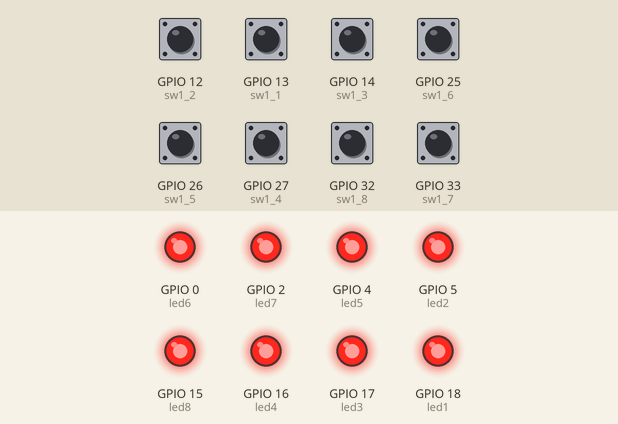
The sketch below on a simulated ESP32. Shown: output pins drawn as LEDs (lit = HIGH). Inputs (shaded band) come from the test bench; at power-on: GPIO 12 (sw1_2), GPIO 13 (sw1_1), GPIO 14 (sw1_3), GPIO 25 (sw1_6), GPIO 26 (sw1_5), GPIO 27 (sw1_4), GPIO 32 (sw1_8), GPIO 33 (sw1_7) HIGH.

Above: at 1.2 s.
1.3 s: GPIO 12 (sw1_2) pulled LOW for 0.15 s
At 1.37 s:
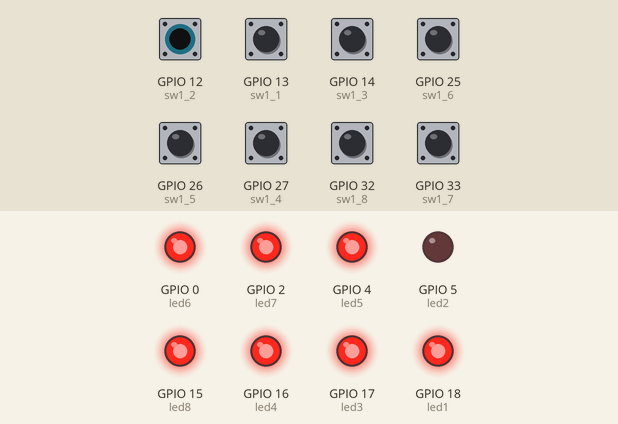
2.9 s: GPIO 13 (sw1_1) pulled LOW for 0.15 s
At 2.97 s:
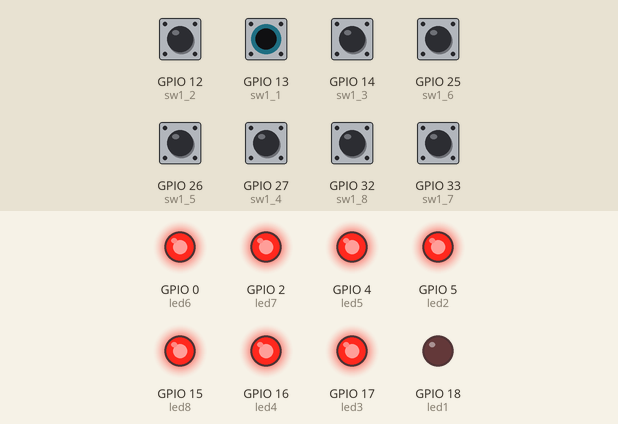
4.5 s: GPIO 14 (sw1_3) pulled LOW for 0.15 s
At 4.57 s:
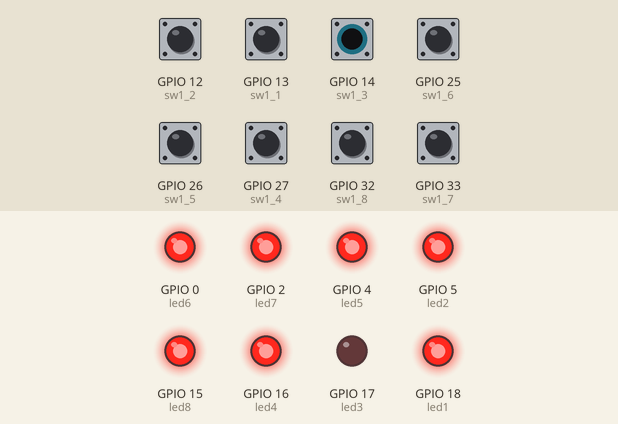
6.1 s: GPIO 25 (sw1_6) pulled LOW for 0.15 s
At 6.17 s:
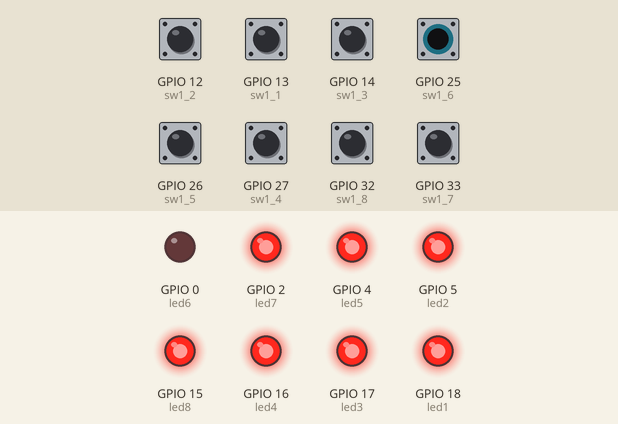
7.7 s: GPIO 26 (sw1_5) pulled LOW for 0.15 s
At 7.77 s:
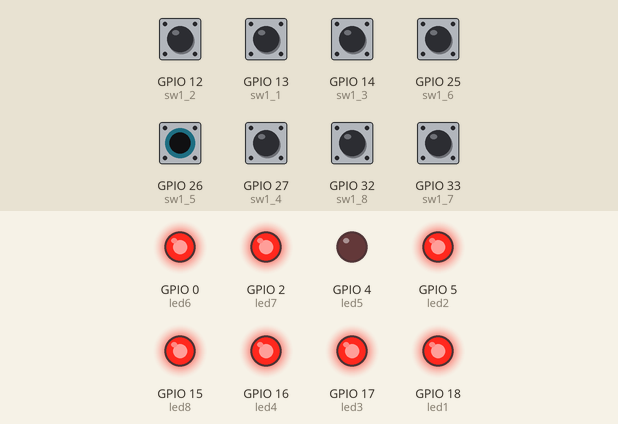
9.3 s: GPIO 27 (sw1_4) pulled LOW for 0.15 s
At 9.37 s:
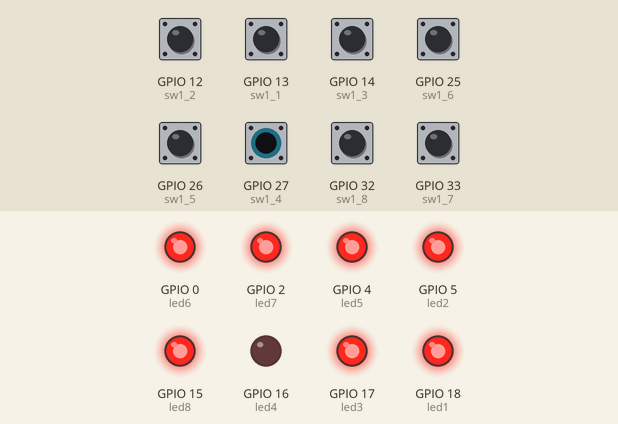
Timing chart, 0 to 11.9 s (numbered marks = the images above; inputs shaded):
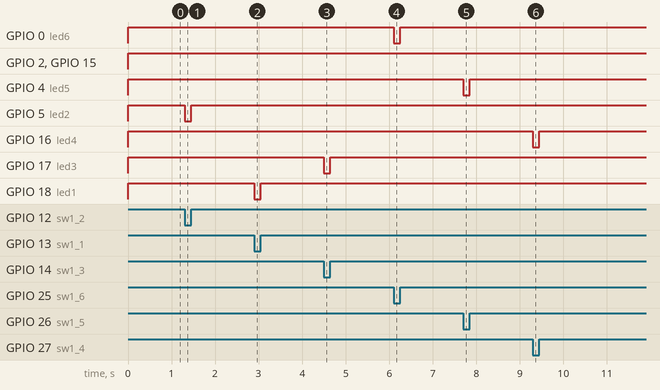

The sketch:

sketch.ino
```cpp
#define sw1_1 13
#define sw1_2 12
#define sw1_3 14
#define sw1_4 27
#define sw1_5 26
#define sw1_6 25
#define sw1_7 33
#define sw1_8 32

#define led1 18
#define led2 5
#define led3 17
#define led4 16
#define led5 4
#define led6 0
#define led7 2
#define led8 15

void setup() {
  pinMode(sw1_1, INPUT_PULLUP);
  pinMode(sw1_2, INPUT_PULLUP);
  pinMode(sw1_3, INPUT_PULLUP);
  pinMode(sw1_4, INPUT_PULLUP);
  pinMode(sw1_5, INPUT_PULLUP);
  pinMode(sw1_6, INPUT_PULLUP);
  pinMode(sw1_7, INPUT_PULLUP);
  pinMode(sw1_8, INPUT_PULLUP);

  pinMode(led1, OUTPUT);
  pinMode(led2, OUTPUT);
  pinMode(led3, OUTPUT);
  pinMode(led4, OUTPUT);
  pinMode(led5, OUTPUT);
  pinMode(led6, OUTPUT);
  pinMode(led7, OUTPUT);
  pinMode(led8, OUTPUT);
}

void loop() {
  digitalWrite(led1, digitalRead(sw1_1));
  digitalWrite(led2, digitalRead(sw1_2));
  digitalWrite(led3, digitalRead(sw1_3));
  digitalWrite(led4, digitalRead(sw1_4));
  digitalWrite(led5, digitalRead(sw1_5));
  digitalWrite(led6, digitalRead(sw1_6));
  digitalWrite(led7, digitalRead(sw1_7));
  digitalWrite(led8, digitalRead(sw1_8));
}
```

Measured:
- after the input at 1.3 s, GPIO 5 (led2): HIGH → LOW at once, → HIGH 0.15 s later
- after the input at 2.9 s, GPIO 18 (led1): HIGH → LOW at once, → HIGH 0.15 s later
- after the input at 4.5 s, GPIO 17 (led3): HIGH → LOW at once, → HIGH 0.15 s later
- after the input at 6.1 s, GPIO 0 (led6): HIGH → LOW at once, → HIGH 0.15 s later
- after the input at 7.7 s, GPIO 4 (led5): HIGH → LOW at once, → HIGH 0.15 s later
- after the input at 9.3 s, GPIO 16 (led4): HIGH → LOW at once, → HIGH 0.15 s later
